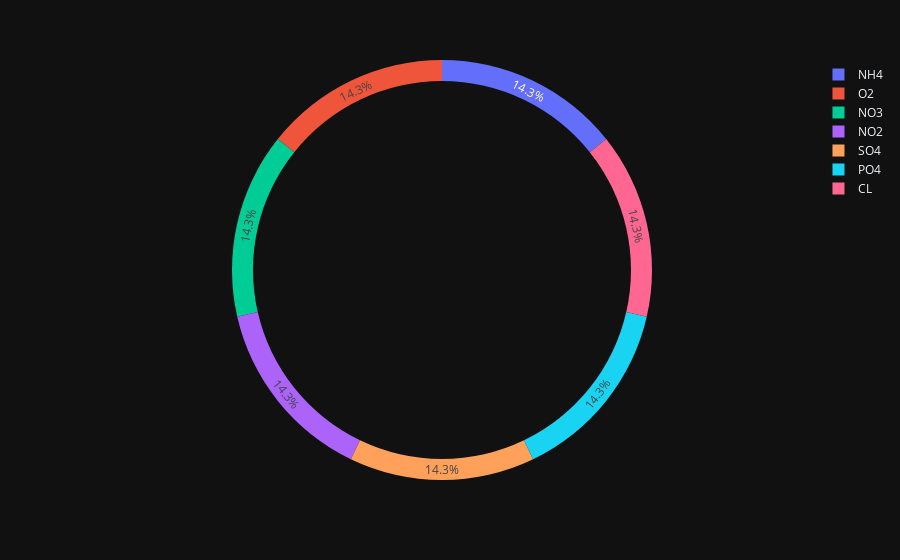

Write notebook code for a chart like this one.
### Code cell
fig = px.pie(df,names = [ 'NH4','O2','NO3', 'NO2', 'SO4', 'PO4', 'CL'],hole = 0.9,template ="plotly_dark")
fig.show()

### Figure 1 — Plotly figure (JSON) as saved in the notebook; plotly's stock layout.template omitted (floating-point values rounded to 4 significant figures)
{"data": [{"domain": {"x": [0, 1], "y": [0, 1]}, "hole": 0.9, "hovertemplate": "label=%{label}<extra></extra>", "labels": ["NH4", "O2", "NO3", "NO2", "SO4", "PO4", "CL"], "legendgroup": "", "name": "", "showlegend": true, "type": "pie"}], "layout": {"autosize": true, "legend": {"tracegroupgap": 0}, "margin": {"t": 60}}}
